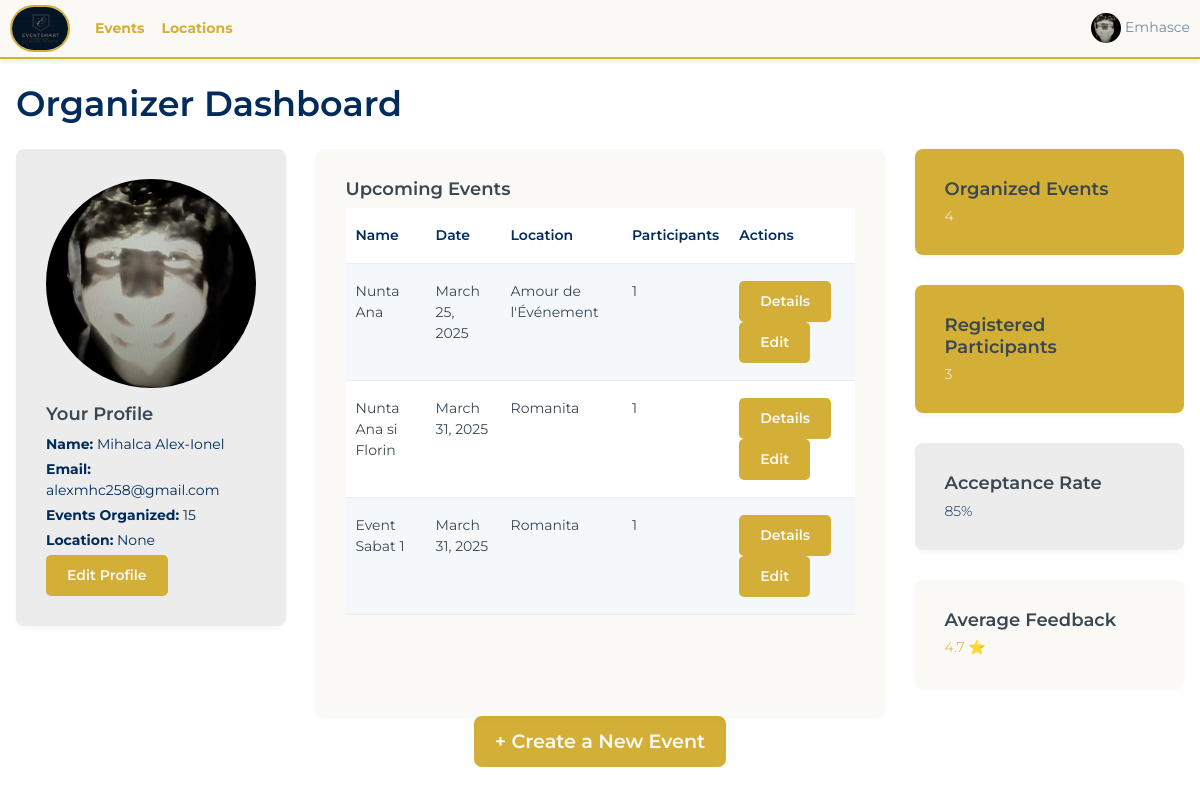
The page /home-organizer/ (signed in) on the database its author committed.
### base/models.py (models this page shows, shortened)
class Profile(models.Model):
    user = models.ForeignKey(User, on_delete=models.CASCADE, null=True, blank=True)
    username = models.CharField(max_length=150, unique=True)
    password = models.CharField(max_length=128)
    email = models.EmailField()
    description = models.TextField(null=True, blank=True)
    photo = models.ImageField(upload_to='profile_photos/', null=True, blank=True)
    approved = models.BooleanField(default=False)
    number = models.CharField(max_length=15,default="+(40) 748364823")
    age = models.IntegerField(default=20)
    first_name = models.CharField(null=True, blank=True,max_length=15)
    last_name = models.CharField(null=True, blank=True,max_length=15)
    location = models.CharField(null=True, blank=True,max_length=60)
    street = models.CharField(null=True, blank=True,max_length=100)
    zip_code = models.CharField(null=True, blank=True,max_length=10)
    facebook = models.CharField(null=True, blank=True,max_length=100)
    work_link = models.CharField(null=True, blank=True,max_length=100)
    google_link = models.CharField(null=True, blank=True,max_length=100)
    country = models.CharField(null=True, blank=True,max_length=100)
    created_at = models.DateTimeField(auto_now_add=True)
    USER_TYPE_CHOICES = (
        ('admin', 'Admin'),
        ('organizer', 'Organizer'),
        ('guest', 'Guest'),
        ('staff', 'Staff')
    )
    user_type = models.CharField(
        max_length=20,
        choices=USER_TYPE_CHOICES,
        default='guest'
    )

class Event(models.Model):
    location = models.ForeignKey(Location, on_delete=models.SET_NULL, null=True, blank=True)
    event_name = models.CharField(max_length=100)
    event_date = models.DateField()
    event_time = models.TimeField()
    event_description = models.TextField(null=True, blank=True)
    created_at = models.DateTimeField(auto_now_add=True)
    guests = models.ManyToManyField(Guests, related_name='events', blank=True)
    completed = models.BooleanField(default=False)
    types = models.ManyToManyField(Type, blank=True)
    cost = models.DecimalField(max_digits=10, decimal_places=2, default= 3000)
    updated_at = models.DateTimeField(auto_now=True)
    is_canceled = models.BooleanField(default=False)
    organized_by = models.ForeignKey(
            User,
            on_delete=models.CASCADE,
            related_name="organized_events",
            blank=True,
            null=True
        )

class Location(models.Model):
    owner = models.ForeignKey(User, on_delete=models.SET_NULL, null=True)
    name = models.CharField(max_length=100)
    description = models.TextField(null=True, blank=True)
    gallery = models.ImageField(upload_to='images/', null=True, blank=True)
    location = models.TextField(max_length=30)
    types = models.ManyToManyField(Type, blank=True)
    seats_numbers = models.IntegerField(null=True, blank=True)
    created_at = models.DateTimeField(auto_now_add=True)
    cost = models.DecimalField(max_digits=12, decimal_places=2,default=3000)
    number = models.CharField(max_length=20, default="+(40) 74 83 64 823")
    def __str__(self):
        return self.name

### base/views.py (the view)
@login_required
def home_organizer(request):
    events = Event.objects.all()
    upcoming_events = events.filter(event_date__gte=timezone.now())
    context = {
        'total_events': events.count(),
        'total_participants': sum(event.guests.count() for event in events),
        'acceptance_rate': 85,
        'average_feedback': 4.7,
        'upcoming_events': upcoming_events
    }
    return render(request, 'base/home-organizer.html', context)

### base/context_processors.py (called while the page is built)
def media_url(request):
    return {
        'MEDIA_URL': settings.MEDIA_URL
    }

### base/templates/base/home-organizer.html
{% extends 'main.html' %}
{% block content %}
<div class="container-fluid mt-4 px-3">
    <h1 class="mb-4" style="color: #002B5B;">Organizer Dashboard</h1>
    <div class="row">
        <div class="col-md-3">
            <div class="card" style="background-color: #ECECEC; color: #002B5B; border-radius: 8px;">
                <div class="card-body">
                    {% if request.user.profile_set.first.photo %}
                        <img src="{{ request.user.profile_set.first.photo.url }}" alt="Profile Picture" class="img-fluid rounded-circle mb-3">
                    {% else %}
                        <img src="" alt="default pic" class="img-fluid rounded-circle mb-3">
                    {% endif %}
                    <h5 class="card-title">Your Profile</h5>
                    <p><strong>Name:</strong> {{ request.user.first_name }} {{ request.user.last_name }}</p>
                    <p><strong>Email:</strong> {{ request.user.email }}</p>
                    <p><strong>Events Organized:</strong> 15</p>
                    <p><strong>Location:</strong> {{ request.user.profile_set.first.location }}</p>
                    <a href="{% url 'edit_profile' username=request.user.username %}" class="btn" style="background-color: #D4AF37; color: #FAF9F6; border-radius: 5px;">Edit Profile</a>
                </div>
            </div>
        </div>
        <div class="col-md-6">
            <div class="card" style="background-color: #FAF9F6; color: #002B5B; border-radius: 8px; height: 100%;">
                <div class="card-body">
                    <h5 class="card-title">Upcoming Events</h5>
                    <table class="table table-striped" style="border-radius: 8px; border-color: #ECECEC;">
                        <thead>
                            <tr style="background-color: #ECECEC;">
                                <th style="color: #002B5B;">Name</th>
                                <th style="color: #002B5B;">Date</th>
                                <th style="color: #002B5B;">Location</th>
                                <th style="color: #002B5B;">Participants</th>
                                <th style="color: #002B5B;">Actions</th>
                            </tr>
                        </thead>
                        <tbody>
                            {% for event in upcoming_events %}
                            <tr>
                                <td>{{ event.event_name }}</td>
                                <td>{{ event.event_date }}</td>
                                <td>{{ event.location }}</td>
                                <td>{{ event.guests.count }}</td>
                                <td>
                                    <a href="{% url 'event_details' event.id %}" class="btn" style="background-color: #D4AF37; color: #FAF9F6; border-radius: 5px;">Details</a>
                                    <a href="{}" class="btn" style="background-color: #D4AF37; color: #FAF9F6; border-radius: 5px;">Edit</a>
                                </td>
                            </tr>
                            {% empty %}
                            <tr>
                                <td colspan="5" class="text-center">No upcoming events</td>
                            </tr>
                            {% endfor %}
                        </tbody>
                    </table>
                </div>
            </div>
        </div>
        <div class="col-md-3">
            <div class="card" style="background-color: #D4AF37; color: #FAF9F6; border-radius: 8px;">
                <div class="card-body">
                    <h5 class="card-title">Organized Events</h5>
                    <p class="card-text display-4">{{ total_events }}</p>
                </div>
            </div>
            <div class="card mt-3" style="background-color: #D4AF37; color: #FAF9F6; border-radius: 8px;">
                <div class="card-body">
                    <h5 class="card-title">Registered Participants</h5>
                    <p class="card-text display-4">{{ total_participants }}</p>
                </div>
            </div>
            <div class="card mt-3" style="background-color: #ECECEC; color: #002B5B; border-radius: 8px;">
                <div class="card-body">
                    <h5 class="card-title">Acceptance Rate</h5>
                    <p class="card-text display-4">{{ acceptance_rate }}%</p>
                </div>
            </div>
            <div class="card mt-3" style="background-color: #FAF9F6; color: #D4AF37; border-radius: 8px;">
                <div class="card-body">
                    <h5 class="card-title">Average Feedback</h5>
                    <p class="card-text display-4">{{ average_feedback }} ⭐</p>
                </div>
            </div>
        </div>
    </div>
    <div class="text-center mb-4">
        <a href="" class="btn" style="background-color: #D4AF37; color: #FAF9F6; font-size: 1.2rem; padding: 10px 20px; border-radius: 8px;">+ Create a New Event</a>
    </div>
</div>
{% endblock %}

### templates/navbar.html (shortened to what this page needs)
<div class="header">
    <div class="first">
        <a href="{% url 'home-organizer' %}">
            <img class="logo" src="{{ MEDIA_URL }}logos/logo.jpg" alt="EventEase Logo">
        </a>
        {% if request.user.is_authenticated %}
        <div class="events-dropdown">
            <span>Events</span>
        </div>
        <div class="locations-dropdown" style="margin-left: 2px;">
            <span>Locations</span>
        </div>
        {% endif %}
    </div>
    <div class="second">
        {% if request.user.is_authenticated %}
        <div class="profile-dropdown">
            <img src="{{ request.user.profile_set.first.photo.url }}" alt="Profile Picture" style="width:30px;height:30px;border-radius:50%;">
            <span>{{ user.username }}</span>
        </div>
        {% else %}
            {% if request.path != '/login/' and request.path != '/register/' %}
                <a href="{% url 'login' %}">Login</a>
            {% endif %}
        {% endif %}
    </div>
</div>

### static/css/styles.css (style rules this page uses)
.card p { margin-bottom: 4px; font-size: 14px; }
.header { display: flex; flex-direction: row; align-items: center; background-color: #FAF9F6; padding: 5px 10px; border-bottom: 2px solid #D4AF37; box-shadow: 0 2px 5px rgba(0, 0, 0, 0.1); }
body { font-family: Arial, sans-serif; background-color: #FAF9F6; margin: 0; }
a { color: #D4AF37; text-decoration: none; }
.task_manager span, a { margin-left: auto; }
:root { --primary-color: #2E8B57; --secondary-color: #D4AF37; --text-color: #002B5B; }

### templates/navbar.html (style rules this page uses)
.logo { width: 60px; margin-right: 10px; height: auto; border-radius: 40px; border: 2px solid #D4AF37; }
.first { display: flex; flex-direction: row; align-items: center; }
.first a { margin-right: 15px; color: #D4AF37; font-size: 1em; text-decoration: none; font-weight: bold; }
.second { margin-left: auto; display: flex; flex-direction: column; align-items: center; }
.profile-dropdown, .events-dropdown, .locations-dropdown { position: relative; display: inline-block; }
.events-dropdown span, .locations-dropdown span { color: #D4AF37; font-size: 1em; font-weight: bold; margin-right: 15px; }
body { overflow-x: hidden; }

### rows shown on the page
Event: event_name "Nunta Ana", event_date "March 25, 2025", location "Amour de l'Événement", guests.count "1"
Event: event_name "Nunta Ana si Florin", event_date "March 31, 2025", location "Romanita", guests.count "1"
Event: event_name "Event Sabat 1", event_date "March 31, 2025", location "Romanita", guests.count "1"

### other values the page prints
{{ user.username }} "Emhasce"
{{ request.user.first_name }} "Mihalca"
{{ request.user.last_name }} "Alex-Ionel"
{{ request.user.email }} "alexmhc258@gmail.com"
{{ request.user.profile_set.first.location }} "None"
{{ total_events }} "4"
{{ total_participants }} "3"
{{ acceptance_rate }} "85"
{{ average_feedback }} "4.7"
